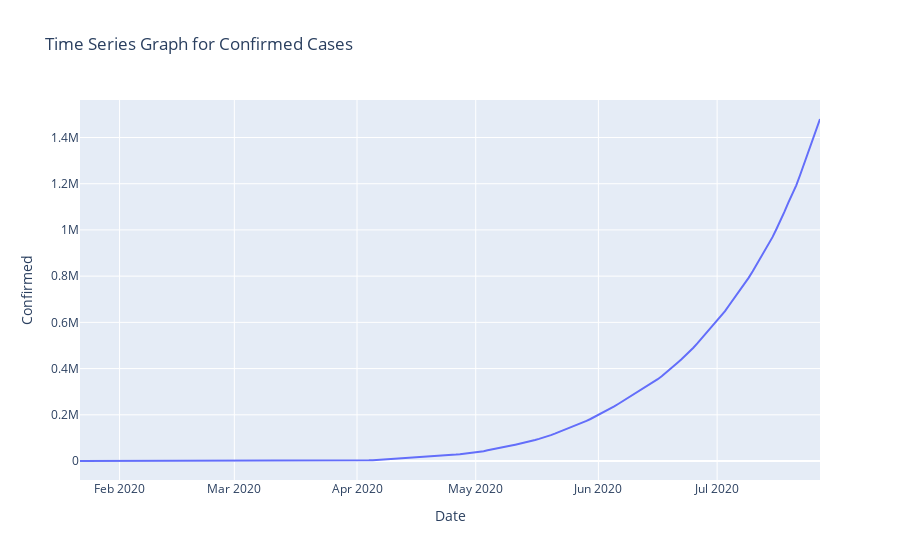

Source (notebook cell):
### Code cell
fig = px.line(india_data,x='Date',y='Confirmed',title="Time Series Graph for Confirmed Cases")
fig.show()

### Figure 1 — Plotly figure (JSON) as saved in the notebook; plotly's stock layout.template omitted (floating-point values rounded to 4 significant figures; data arrays with more than 128 entries replaced by an {"elided": "..."} marker saying what was removed)
{"data": [{"hovertemplate": "Date=%{x}<br>Confirmed=%{y}<extra></extra>", "legendgroup": "", "line": {"color": "#636efa", "dash": "solid"}, "marker": {"symbol": "circle"}, "mode": "lines", "name": "", "orientation": "v", "showlegend": false, "type": "scatter", "x": {"elided": "188 str values"}, "xaxis": "x", "y": {"elided": "188 int values"}, "yaxis": "y"}], "layout": {"legend": {"tracegroupgap": 0}, "title": {"text": "Time Series Graph for Confirmed Cases"}, "xaxis": {"anchor": "y", "domain": [0, 1], "title": {"text": "Date"}}, "yaxis": {"anchor": "x", "domain": [0, 1], "title": {"text": "Confirmed"}}}}
